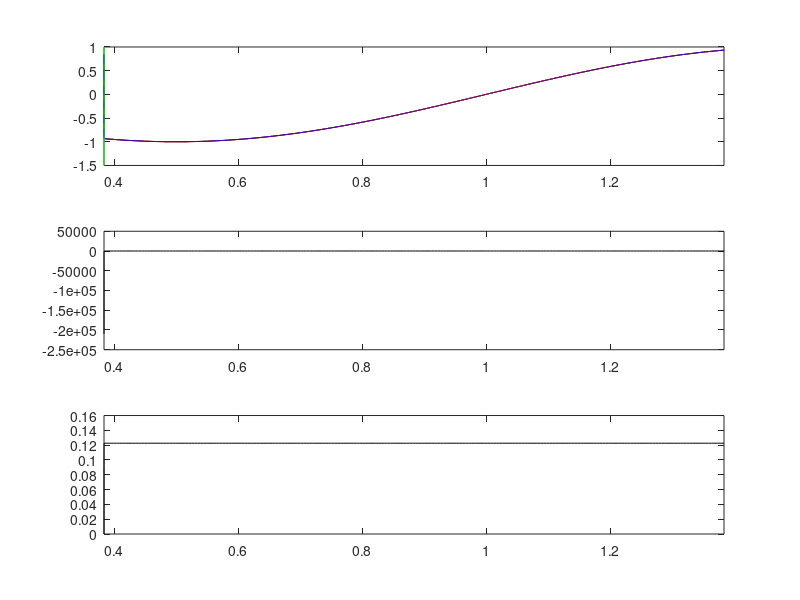

This chart was generated by the following MATLAB code: (Note: this script raises an error after producing the figure.)
function [alp,WW,tau_init,T_relax] = fn_ode_drag_LinearLaw(...
            prams1,coll_inputs,zz0,VV0,prams2)
%% need: om,d=draft,cD_dim,h,RAO_surge
%% prams1      = [om,d,RAO_surge,h]; d=draft
%% coll_inputs = [A,rest_coeff,cD];
%% prams2      = [conc,cg,f_coll] to convert to attenuation coefficient
%% also:
%% zz0: time (\omega*t) at moment of collision
%% VV0: velocity at moment of collision
%%
%% drag law: tau=-(rhow*d*omega)*kD*|v'|v'
%%  > kD non-dimensional
%%  > v' = v_disc-v_wave,
%%          where v_wave is the velocity the disc would have been
%%          moving at if it hadn't had a collision
%%  > calibrate kD so initial stress is the 
%%       same as initial stress from quadratic drag law:
%%       tau=-rhow*cD*|v'|v'
%% pass in cD

do_test  = 0;
rhow     = 1025;
g        = 9.81;

%%outputs (1 for each floe);
T_relax  = [0;0];%% time till drag stress is 1st zero
WW       = [0;0];%% work done (per unit area) by drag stress
tau_init = [0;0];%% initial (max) stress 

if nargin==0
   'test inputs'
   do_test     = 1;
   cD          = 1e3;%% non-dimensional
   A           = 2e-2;
   h           = 3.3e-2;
   d           = 1.8e-2;%%draft
   rest_coeff  = .9;

   if 1
      om       = 2*pi/1.1;
      omt1     = 1.205531059037677;
      V1       = -0.060661652608385;
      omt2     = -1.021253028778352;
      V2       = 0.055383740125916;
      RAOsurge = 0.568508129170096;
   else
      om       = 2*pi/1.5;
      omt1     = 0.508439575729424;
      V1       = -0.034743261608009;
      omt2     = -1.861452883782580;
      V2       = 0.068375052575801;
      RAOsurge = 0.851899193743405;
   end

   VV0   = [V1;V2];
   zz0   = [omt1;omt2];

   prams1      = [om,d,RAOsurge,h];
   coll_inputs = [A,rest_coeff,cD];
   %%
   f_coll   = om/pi;%%2*f
   conc     = .77;
   cg       = 1;
   prams2   = [f_coll,conc,cg];
   clear om d RAOsurge h
   clear A rest_coeff cD
   clear f_coll conc cg
   clear omt1 omt2 V1 V2;
end


%% prams1 = [om,d,RAO_surge,h]; d=draft
om       = prams1(1);
d        = prams1(2);
RAOsurge = prams1(3);
h        = prams1(4);

%% coll_inputs = [A,rest_coeff,cD_dim];%%NB currently scalars
A           = coll_inputs(1);
rest_coeff  = coll_inputs(2);%%non-dimensional
cD          = coll_inputs(3);%%non-dimensional drag coeff - scaled by \rho_water*d*\omega
%coll_inputs,pause
%% prams2   = [f_coll,conc,cg];

f_coll   = prams2(1);
conc     = prams2(2);
cg       = prams2(3);

X        = RAOsurge*A;
sd       = om^2/g*d;
Wfac     = sd*(rhow*g*X^2);  %%convert work from nondimensional to dimensional
E        = rhow*g*A^2/2;
Wfac0    = 2*RAOsurge^2*sd;%[Wfac0*E,Wfac],pause 
tau_fac  = sd*(rhow*g*X);    %%convert stress from nondimensional to dimensional

for j=1:2

   V0    = VV0(j)/(X*om);%%initial speed [nondimensional]
   v0    = -rest_coeff*V0;
   z0    = zz0(j);%%initial value of z=\omega*t
   zspan = z0+[0,om/f_coll];

   %% calibrate linear drag law
   %% using cD and initial speed
   %% (this gives the same initial stress
   %%  as from a quadratic drag law)
   kD = cD*abs(V0-v0)/d/om;
   %%
   eps         = 5e-4;
   z_relax     = -log(eps)/kD;
   T_relax(j)  = z_relax/om;
   %%
   N     = 2e2;

   zvec  = z0+linspace(0,z_relax,N)';%%more points at start
   zzz   = linspace(zvec(end),zspan(2),N)';
   zvec  = [zvec;zzz(2:end)];
   clear zzz;

   f1    = particular_soln(zvec,kD);
   Cj    = v0-f1(1);
   u1    = Cj*exp(-kD*(zvec-z0))+f1;
   tau1  = tau_fac*stress_fun_lin(zvec,u1,kD);%%dimensional stress
   w1    = cumtrapz(zvec,work_fun_lin(zvec,u1,kD));%%nondimensional work
   W1    = Wfac*w1;%%dimensional work
   WW(j) = Wfac0*trapz(zvec,work_fun_lin(zvec,u1,kD));%%work/E->attenuation coefficient

   if do_test%%plot and compare with ode45
      tst_work = [WW(j)*E,W1(end)]

      %%%%%%%%%%%%%%%%%%%%%%%%%%%%%%%%%%%%%%%%%%%
      figure(2);
      subplot(3,1,1);
      plot(zvec/pi,u1,'k',zvec/pi,-sin(zvec),'r');
      hold on;
      %plot(zvec/pi,f1,'r--');
      xlim(zspan/pi);
      subplot(3,1,2);
      plot(zvec/pi,tau1,'k');
      hold on;
      xlim(zspan/pi);
      subplot(3,1,3);
      plot(zvec/pi,W1,'k');
      hold on;
      xlim(zspan/pi);
      pause
      %%%%%%%%%%%%%%%%%%%%%%%%%%%%%%%%%%%%%%%%%%%

      %solver   = @ode113;col = 'k';
      %solver   = @ode23;col = 'm';
      solver   = @ode45,col   = '--b';
      %%
      [zout,v1_out]  = feval(solver,@(z,v1) stress_fun_lin(z,v1,kD),zspan,v0);
      V1_out         = -sin(zout);
      tau_out        = tau_fac*stress_fun_lin(zout,v1_out,kD);%%[Pa]
      if 0
         figure(4)
         plot(zout,tau_fac*stress_fun_lin(zout,v1_out,kD),'b',...
              zvec,tau_fac*stress_fun_lin(zvec,u1,kD),'k');
         {zvec(1),zout(1)}
         pause
         close
      end
      %%
      tau0        = tau_out(1);
      tau_init(j) = tau0;

      % %%find 1st time stress is 0 - defines a 'relaxation' time
      % jz          = find(tau0*tau_out<0,1,'first');
      % T_relax(j)  = zout(jz)/om;

      % %%determine when to calculate the work done
      % if 0;
      %    %% up to T_relax;
      %    jR = jz;
      % else
      %    %% up to next collision;
      %    zcoll = om/f_coll;
      %    jR    = find((zout-z0)>zcoll,1,'first');
      %    if isempty(jR)
      %       jR = length(zout);
      %    end
      % end
      % %%
      W_out = cumtrapz(zout,work_fun_lin(zout,v1_out,kD));%%nondimensional work
      W_out = Wfac*W_out;                             %%[J/m^2]
      % WW(j) = W_out(jR);
      if 0
         figure(4)
         ig1   = Wfac*work_fun_lin(zvec,u1,kD);
         ig2   = Wfac*work_fun_lin(zout,v1_out,kD);{zvec,ig1;zout,ig2}
         plot(zvec,ig1,'b',...
              zout,ig2,'k');
         {zvec(1),zout(1);
         trapz(zvec,ig1),trapz(zout,ig2);
         trapz(zvec,W1),trapz(zout,W_out)}
         pause
         close
      end
      %%
      figure(2);
      subplot(3,1,1);
      plot(zout/pi,V1_out,'r');
      hold on;
      plot(zout/pi,v1_out,col);
      yl = get(gca,'ylim');
      plot((z0+z_relax)/pi+0*yl,yl,'g');
      hold off;
      GEN_proc_fig('\omega{t}/\pi','v_1');
      xlim(zspan/pi);
      %%
      subplot(3,1,2);
      plot(zout/pi,tau_out);
      xl = get(gca,'xlim');
      x  = xl(1)+.2*(xl(2)-xl(1));
      yl = get(gca,'ylim');
      y  = yl(1)+.4*(yl(2)-yl(1));
      str   = ['T_{relax}=',num2str(T_relax(j)),'s; ',...
               '\tau_{init}=',num2str(tau_init(j)),'Pa; ',...
               'W=',num2str(WW(j)),' Jm^{-2}'];
      txt   = text(x,y,str);
      GEN_font(txt);
      hold off;
      GEN_proc_fig('\omega{t}/\pi','\tau, Pa');
      xlim(zspan/pi);
      %%
      subplot(3,1,3);
      plot(zout/pi,W_out);
      GEN_proc_fig('\omega{t}/\pi','W, Jm^{-2}');
      xlim(zspan/pi);
      pause;
   end%%end do_test
end%%end j loop

alp   = conc*f_coll*sum(WW)/cg;

%%%%%%%%%%%%%%%%%%%%%%%%%%%%%%%%%%%%%%%%%%%%%%%%%%%
function f=particular_soln(z,kD)

f  = -kD^2/(kD^2+1)*sin(z) + kD/(kD^2+1)*cos(z);

%%%%%%%%%%%%%%%%%%%%%%%%%%%%%%%%%%%%%%%%%%%%%%%%%%%
function tau   = stress_fun_lin(t,u1,kD)
%%stress from drag law

v1    = -sin(t);
y     = u1-v1;
tau   = -kD*y;

%%%%%%%%%%%%%%%%%%%%%%%%%%%%%%%%%%%%%%%%%%%%%%%%%%%
function W   = work_fun_lin(t,u1,kD)
%% integrand stress*[dx/dt]
%% since \int stress*dx=\int stress*[dx/dt]*dt
%% dx/dt=relative velocity, y=v1-V1

v1    = -sin(t);
y     = u1-v1;
tau   = stress_fun_lin(t,u1,kD);
W     = abs(tau.*y);%%relative velocity

%%%%%%%%%%%%%%%%%%%%%%%%%%%%%%%%%%%%%%%%%%%%%%%%%%%
function tau   = stress_fun_quad(t,v1,cD)
%% stress from quadratic drag law
%% - use this to calibrate linear drag coefficient

V1    = -sin(t);
y     = v1-V1;
sgn   = -sign(y);
tau   = cD*sgn.*y.^2;
